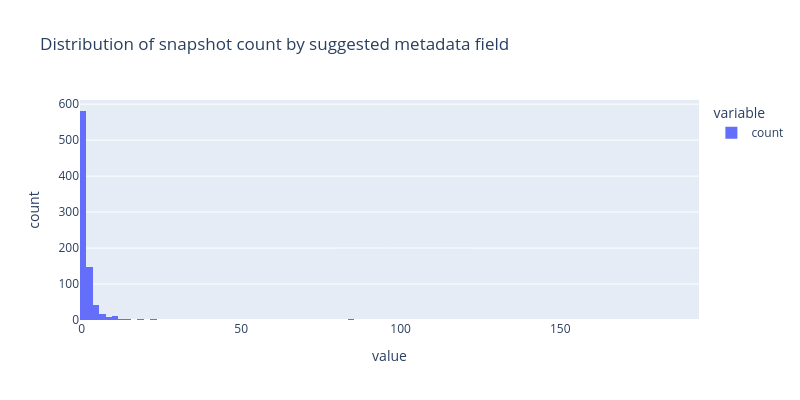

Write notebook code for a chart like this one.
### Code cell
fig = px.histogram(
    field_count,
    # x="count",
    width=800,
    height=400,
    title="Distribution of snapshot count by suggested metadata field",
    nbins=100
)
fig.show()

### Figure 1 — Plotly figure (JSON) as saved in the notebook; plotly's stock layout.template omitted (floating-point values rounded to 4 significant figures; data arrays with more than 128 entries replaced by an {"elided": "..."} marker saying what was removed)
{"data": [{"bingroup": "x", "hovertemplate": "variable=count<br>value=%{x}<br>count=%{y}<extra></extra>", "legendgroup": "count", "marker": {"color": "#636efa", "pattern": {"shape": ""}}, "name": "count", "nbinsx": 100, "orientation": "v", "showlegend": true, "type": "histogram", "x": {"elided": "833 int values"}, "xaxis": "x", "yaxis": "y"}], "layout": {"barmode": "relative", "height": 400, "legend": {"title": {"text": "variable"}, "tracegroupgap": 0}, "title": {"text": "Distribution of snapshot count by suggested metadata field"}, "width": 800, "xaxis": {"anchor": "y", "autorange": true, "domain": [0, 1], "range": [-0.5, 193.5], "title": {"text": "value"}, "type": "linear"}, "yaxis": {"anchor": "x", "autorange": true, "domain": [0, 1], "range": [0, 611.6], "title": {"text": "count"}}}}
